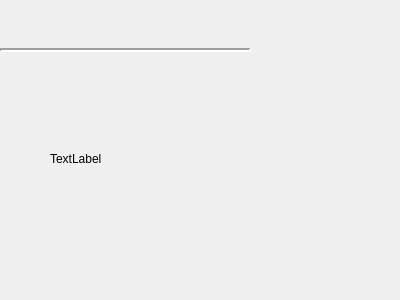
<?xml version="1.0" encoding="UTF-8"?>
<ui version="4.0">
 <class>Pogoda</class>
 <widget class="QWidget" name="Pogoda">
  <property name="geometry">
   <rect>
    <x>0</x>
    <y>0</y>
    <width>400</width>
    <height>300</height>
   </rect>
  </property>
  <property name="windowTitle">
   <string>Form</string>
  </property>
  <widget class="QLabel" name="wind">
   <property name="geometry">
    <rect>
     <x>50</x>
     <y>150</y>
     <width>58</width>
     <height>18</height>
    </rect>
   </property>
   <property name="text">
    <string>TextLabel</string>
   </property>
  </widget>
  <widget class="QLabel" name="citydate">
   <property name="geometry">
    <rect>
     <x>0</x>
     <y>0</y>
     <width>250</width>
     <height>40</height>
    </rect>
   </property>
   <property name="text">
    <string/>
   </property>
  </widget>
  <widget class="Line" name="line">
   <property name="geometry">
    <rect>
     <x>0</x>
     <y>42</y>
     <width>250</width>
     <height>16</height>
    </rect>
   </property>
   <property name="styleSheet">
    <string notr="true">color:rgb(145, 148, 148); size:5pt
</string>
   </property>
   <property name="lineWidth">
    <number>2</number>
   </property>
   <property name="orientation">
    <enum>Qt::Horizontal</enum>
   </property>
  </widget>
 </widget>
 <resources/>
 <connections/>
</ui>
